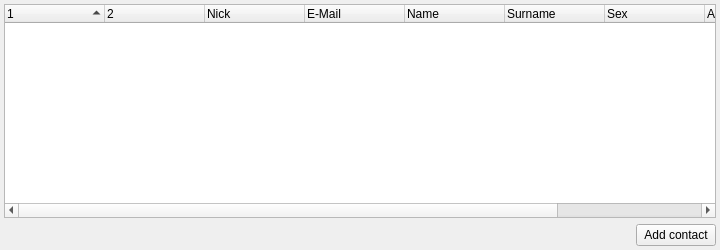
<?xml version="1.0" encoding="UTF-8"?>
<ui version="4.0">
 <class>SearchResultsWidgetClass</class>
 <widget class="QWidget" name="SearchResultsWidgetClass">
  <property name="geometry">
   <rect>
    <x>0</x>
    <y>0</y>
    <width>720</width>
    <height>250</height>
   </rect>
  </property>
  <property name="minimumSize">
   <size>
    <width>720</width>
    <height>250</height>
   </size>
  </property>
  <property name="windowTitle">
   <string>Search results</string>
  </property>
  <layout class="QVBoxLayout" name="verticalLayout">
   <property name="margin">
    <number>4</number>
   </property>
   <item>
    <widget class="QTreeWidget" name="contactsTreeWidget">
     <property name="alternatingRowColors">
      <bool>true</bool>
     </property>
     <property name="iconSize">
      <size>
       <width>32</width>
       <height>32</height>
      </size>
     </property>
     <property name="rootIsDecorated">
      <bool>false</bool>
     </property>
     <property name="itemsExpandable">
      <bool>false</bool>
     </property>
     <property name="sortingEnabled">
      <bool>true</bool>
     </property>
     <property name="animated">
      <bool>true</bool>
     </property>
     <property name="allColumnsShowFocus">
      <bool>true</bool>
     </property>
     <property name="expandsOnDoubleClick">
      <bool>false</bool>
     </property>
     <column>
      <property name="text">
       <string notr="true"/>
      </property>
     </column>
     <column>
      <property name="text">
       <string notr="true"/>
      </property>
     </column>
     <column>
      <property name="text">
       <string>Nick</string>
      </property>
     </column>
     <column>
      <property name="text">
       <string>E-Mail</string>
      </property>
     </column>
     <column>
      <property name="text">
       <string>Name</string>
      </property>
     </column>
     <column>
      <property name="text">
       <string>Surname</string>
      </property>
     </column>
     <column>
      <property name="text">
       <string>Sex</string>
      </property>
     </column>
     <column>
      <property name="text">
       <string>Age</string>
      </property>
     </column>
     <column>
      <property name="text">
       <string>Info</string>
      </property>
     </column>
    </widget>
   </item>
   <item>
    <layout class="QHBoxLayout" name="horizontalLayout">
     <item>
      <spacer name="horizontalSpacer">
       <property name="orientation">
        <enum>Qt::Horizontal</enum>
       </property>
       <property name="sizeHint" stdset="0">
        <size>
         <width>40</width>
         <height>20</height>
        </size>
       </property>
      </spacer>
     </item>
     <item>
      <widget class="QPushButton" name="addCntButton">
       <property name="text">
        <string>Add contact</string>
       </property>
      </widget>
     </item>
    </layout>
   </item>
  </layout>
 </widget>
 <layoutdefault spacing="6" margin="11"/>
 <resources/>
 <connections/>
</ui>
